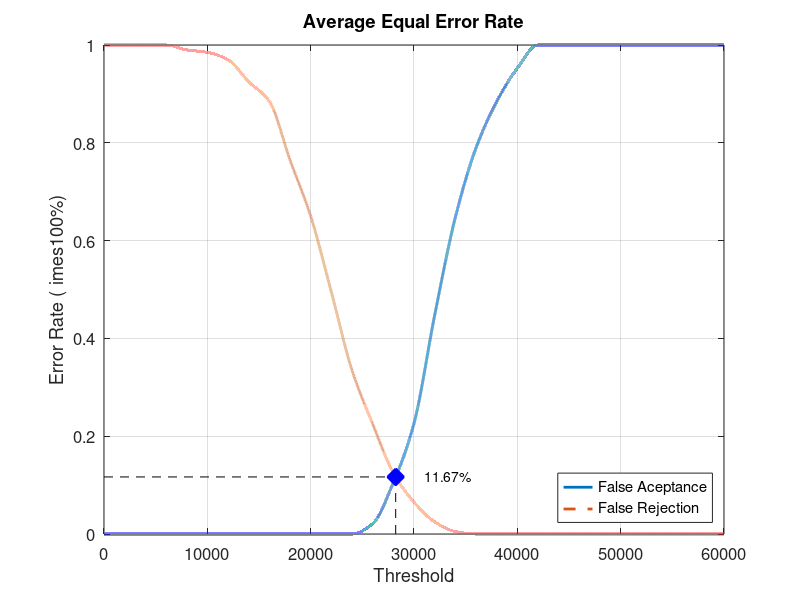
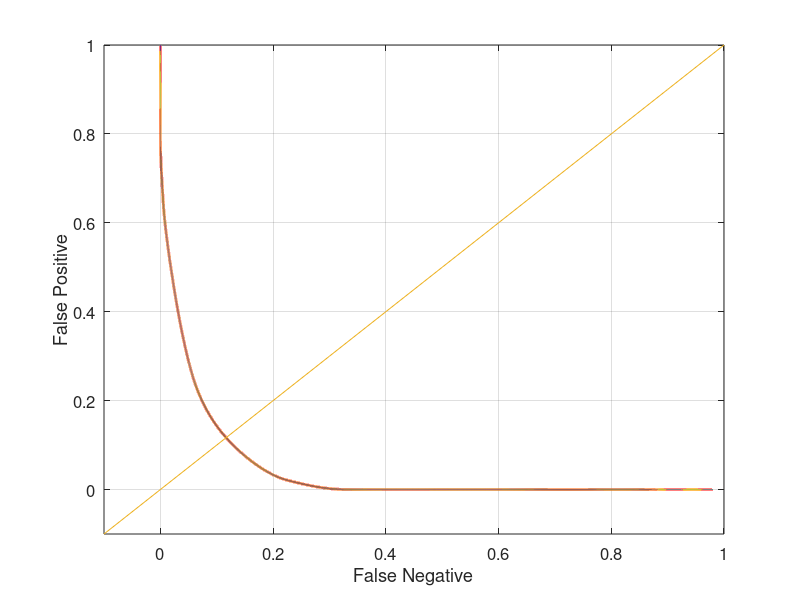

MATLAB code to generate these figures, in order:
close all;
clear;
clc;
x = 0:2000:60000;
xq = 0:0.5:60000;

y0 = [0 0 0 0 0 0 0 0 0 0 0 0 0 0.0210526 0.105263 0.226316 0.447368 0.647368 0.789474 0.884211 0.952632 1 1 1 1 1 1 1 1 1 1]
yy0 = interp1(x, y0, xq, 'pchip');
y1 = [1 1 1 1 0.99 0.985 0.97 0.925 0.885 0.765 0.65 0.495 0.335 0.225 0.125 0.065 0.025 0.005 0 0 0 0 0 0 0 0 0 0 0 0 0]
yy1 = interp1(x, y1, xq, 'pchip');

% Calculating EER: 
y2 = abs(y0 - y1);
find(y2 == min(y2))
yy2 = abs(yy0 - yy1);
xEER = find(yy2 == min(yy2));
xEERIndex = xq(xEER) % X-axis EER
yEER = yy0(xEER) % Y-axis EER

main = figure
plot(xq, yy0,'-','LineWidth', 2);	hold on
plot(xq, yy1,'--','LineWidth', 2);	hold on
plot([xEERIndex xEERIndex], [0 yEER], 'k--');	hold on
plot([0 xEERIndex], [yEER yEER], 'k--');	hold on
plot(xEERIndex, yEER, 'bx', 'LineWidth', 10);	hold on
text(xEERIndex + 10 * xEERIndex / 100, yEER, [num2str(round((10000 * yEER)) / 100) '%'])
legend('False Aceptance', 'False Rejection', 'Location', 'SouthEast')
xlabel('Threshold')
ylabel('Error Rate (	imes100%)')
title('Average Equal Error Rate')
set(gca, 'FontSize', 12)
axis([0 60000 0 1])
grid on

print(main, 'Database5_2Main', '-dpng');
FNRxFPR = figure('Color', [1 1 1]);
plot(yy1, yy0, '-', yy1, yy0, 'LineWidth', 2);
hold on
y = -0.1:0.1:1
plot(y, y); 
set(gca, 'FontSize', 12)
xlabel('False Negative')
ylabel('False Positive')
axis([-0.1 1 -0.1 1])
set(gca, 'FontSize', 12)
grid on

print(FNRxFPR, 'Database5_2FNRxFPR','-dpng');
